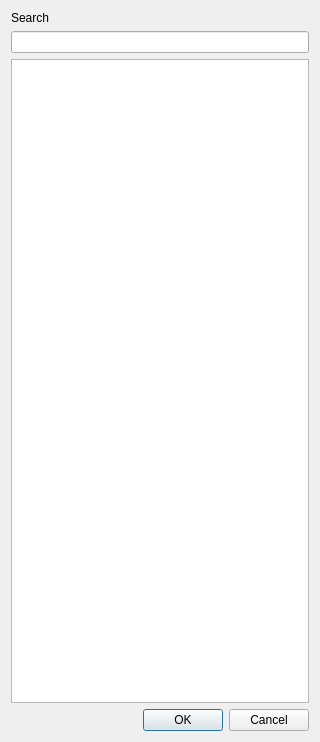
<?xml version="1.0" encoding="UTF-8"?>
<ui version="4.0">
 <class>TexturesFormatSelectDialog</class>
 <widget class="QDialog" name="TexturesFormatSelectDialog">
  <property name="geometry">
   <rect>
    <x>0</x>
    <y>0</y>
    <width>320</width>
    <height>742</height>
   </rect>
  </property>
  <property name="windowTitle">
   <string>Dialog</string>
  </property>
  <layout class="QVBoxLayout" name="verticalLayout">
   <item>
    <widget class="QLabel" name="label">
     <property name="text">
      <string>Search</string>
     </property>
    </widget>
   </item>
   <item>
    <widget class="QLineEdit" name="lineEdit"/>
   </item>
   <item>
    <widget class="QListWidget" name="listWidget"/>
   </item>
   <item>
    <widget class="QDialogButtonBox" name="buttonBox">
     <property name="orientation">
      <enum>Qt::Horizontal</enum>
     </property>
     <property name="standardButtons">
      <set>QDialogButtonBox::Cancel|QDialogButtonBox::Ok</set>
     </property>
    </widget>
   </item>
  </layout>
 </widget>
 <resources/>
 <connections>
  <connection>
   <sender>buttonBox</sender>
   <signal>accepted()</signal>
   <receiver>TexturesFormatSelectDialog</receiver>
   <slot>accept()</slot>
   <hints>
    <hint type="sourcelabel">
     <x>248</x>
     <y>254</y>
    </hint>
    <hint type="destinationlabel">
     <x>157</x>
     <y>274</y>
    </hint>
   </hints>
  </connection>
  <connection>
   <sender>buttonBox</sender>
   <signal>rejected()</signal>
   <receiver>TexturesFormatSelectDialog</receiver>
   <slot>reject()</slot>
   <hints>
    <hint type="sourcelabel">
     <x>316</x>
     <y>260</y>
    </hint>
    <hint type="destinationlabel">
     <x>286</x>
     <y>274</y>
    </hint>
   </hints>
  </connection>
 </connections>
</ui>
